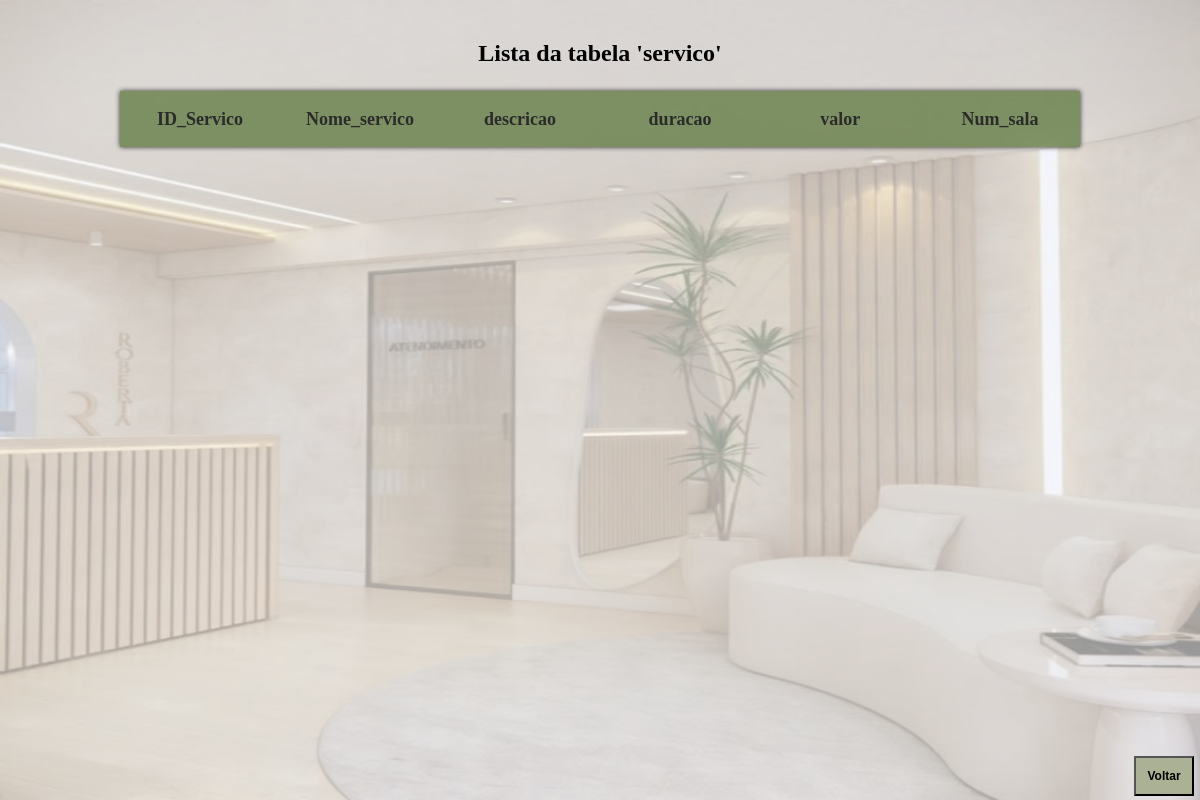
The page /AcessoBD/servicos/Listar.php on the database as committed earlier.
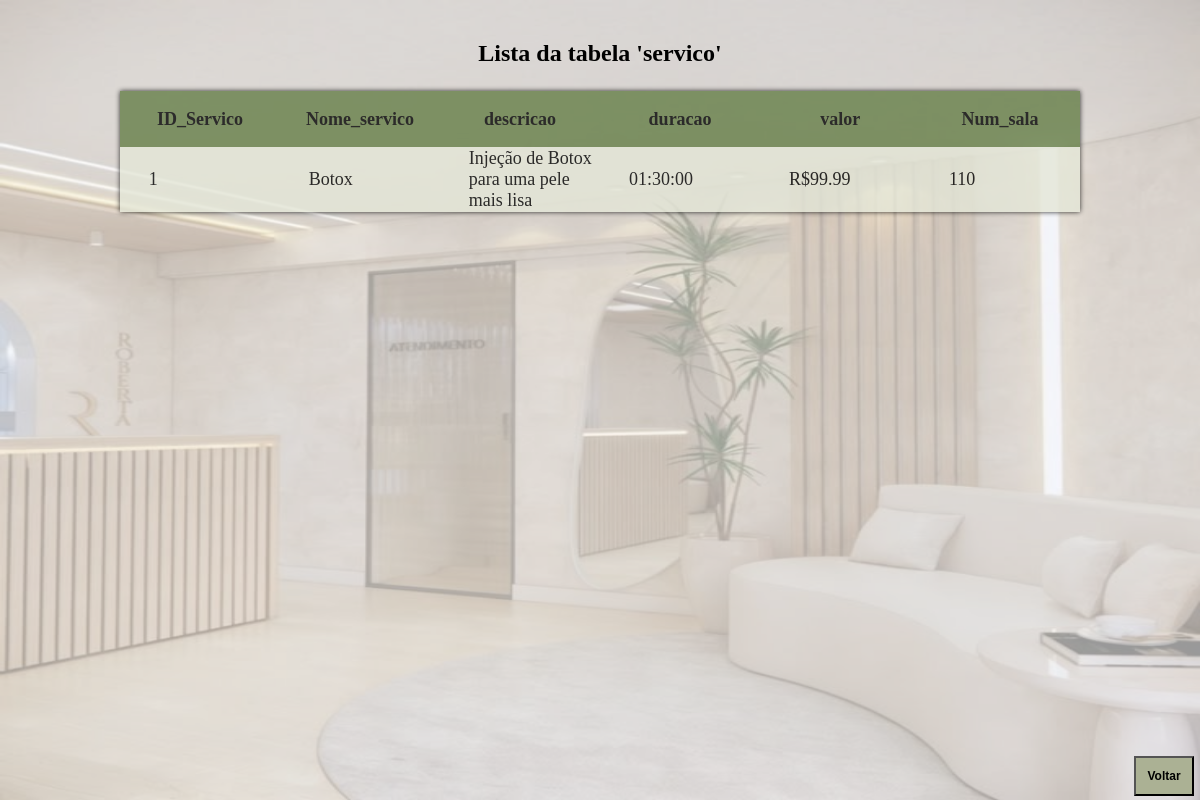
The same page on the database as committed later.
### tables this page shows
CREATE TABLE `servico` (
  `ID_servico` int(11) NOT NULL,
  `Nome_servico` varchar(50) NOT NULL,
  `descricao` varchar(100) NOT NULL,
  `duracao` time NOT NULL,
  `valor` float NOT NULL,
  `ID_sala` int(11) NOT NULL
);

CREATE TABLE `sala` (
  `ID_sala` int(11) NOT NULL,
  `Num_sala` int(11) NOT NULL,
  `Capacidade` int(11) NOT NULL,
  `Num_unidade` int(11) NOT NULL
);

### AcessoBD/servicos/Servico.php (called while the page is built, shortened)
<?php
    class Servico
    {
        function listar()
        {
            try
            {
                $this->conn = new Conectar();
                $sql = $this->conn->query("select * from servico order by id_servico");
                $sql->execute();
                return $sql->fetchAll();
            }
            catch(PDOException $exc)
            {
                echo "Erro ao executar consulta. " . $exc->getMessage();
            }
        }
    }
?>

### AcessoBD/servicos/Sala.php (called while the page is built, shortened)
<?php
    class Sala
    {
        function listar2($idsa)
        {
            try
            {
                $this->conn = new Conectar();
                $sql = $this->conn->query("select * from sala where id_sala = $idsa");
                $sql->execute();
                $result = $sql->fetchColumn(1);
                return $result;
            }
            catch(PDOException $exc)
            {
                echo "Erro ao executar consulta. " . $exc->getMessage();
            }
        }
    }
?>

### AcessoBD/servicos/Listar.php (the view, shortened to what this page needs)
<!DOCTYPE html>
<html lang="en">
<head>
    <link rel="stylesheet" type="text/css" href="CSS/Listar.css">
</head>
<body>
    <main>
        <?php
            $pos = 0;
            include_once 'Servico.php';
            $p = new Servico();
            $pro_bd=$p->listar();
        ?>
        <?php
            include_once 'Sala.php';
            $p2 = new Sala();
        ?>
        <p>Lista da tabela 'servico'<p>
        <table>
            <tr class="cap">
                <th>ID_Servico</th>
                <th>Nome_servico</th>
                <th>descricao</th>
                <th>duracao</th>
                <th>valor</th>
                <th>Num_sala</th>
            </tr>
        <?php
            foreach($pro_bd as $pro_mostrar)
            {
                $pos = $pos + 1;
                if($pos % 2 == 1){
                    echo "<tr class='par'>";
                }
                else{
                    echo "<tr class='impar'>";
                }
                echo "<td> $pro_mostrar[0] </td>";
                echo "<td> $pro_mostrar[1] </td>";
                echo "<td> $pro_mostrar[2] </td>";
                echo "<td> $pro_mostrar[3] </td>";
                echo "<td> R$$pro_mostrar[4] </td>";
                echo "<td>".$p2->listar2($pro_mostrar[5])."</td>";
                echo "</tr>";
            }
        ?>
        </table>
    </main>
    <form action="../../menu/index.htm">
        <input type="submit" value="Voltar">
    </form>
    <div class="fundo"></div>
</body>
</html>

Rows that differ between the two databases and show on the page:
added servico: ID_servico "1", Nome_servico "Botox", descricao "Injeção de Botox para uma pele mais lisa", duracao "01:30:00", valor "99.99", ID_sala.Num_sala "110"
